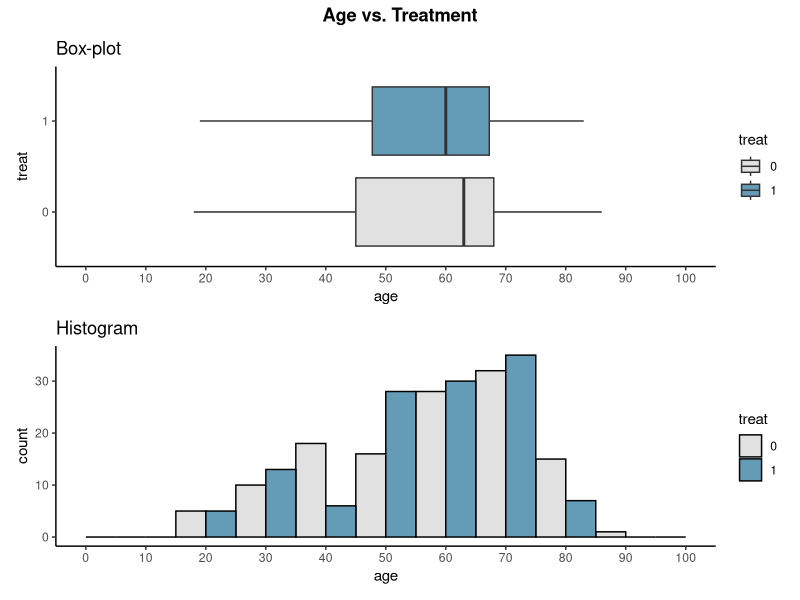
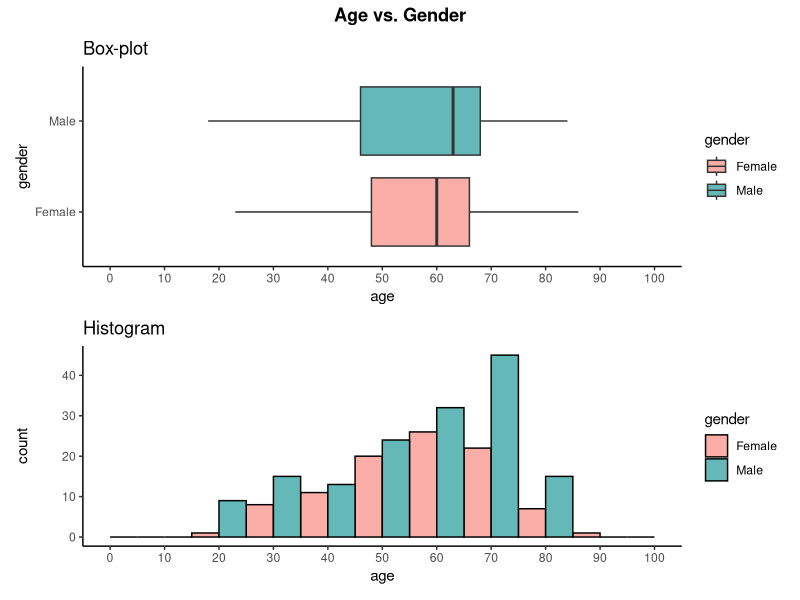
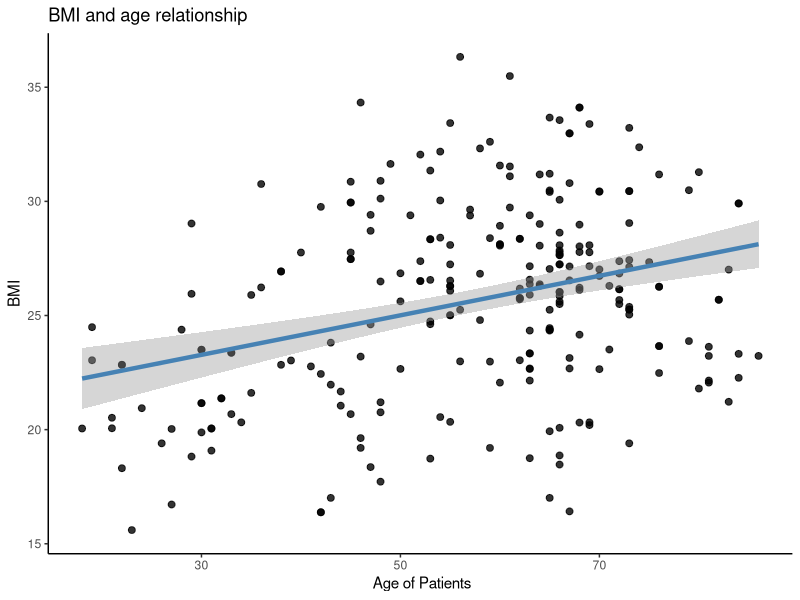
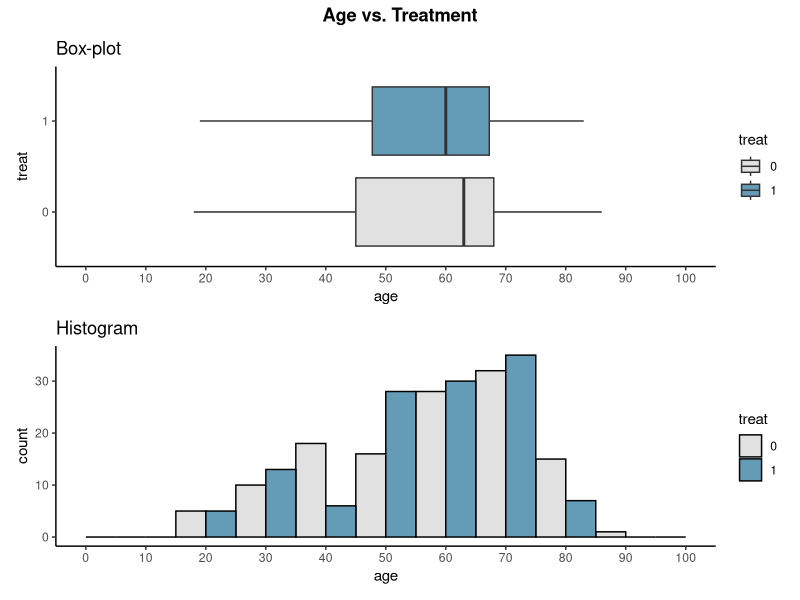
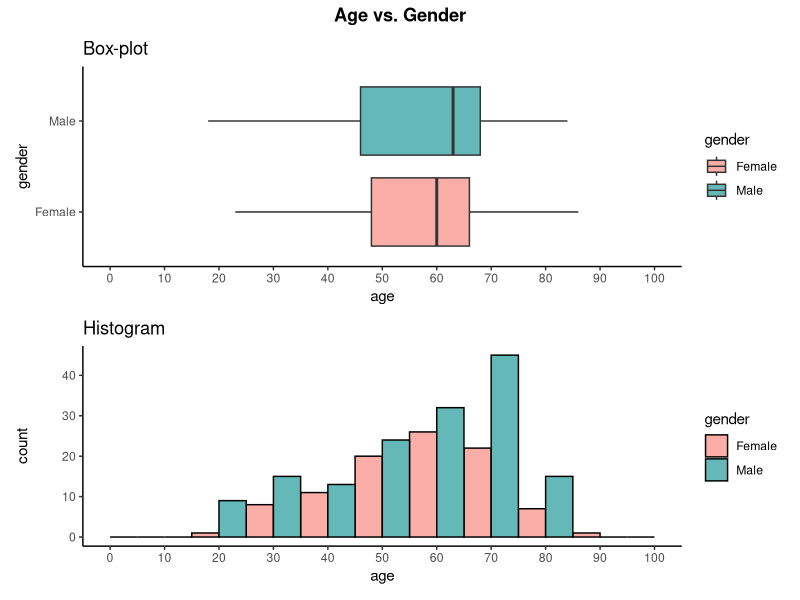
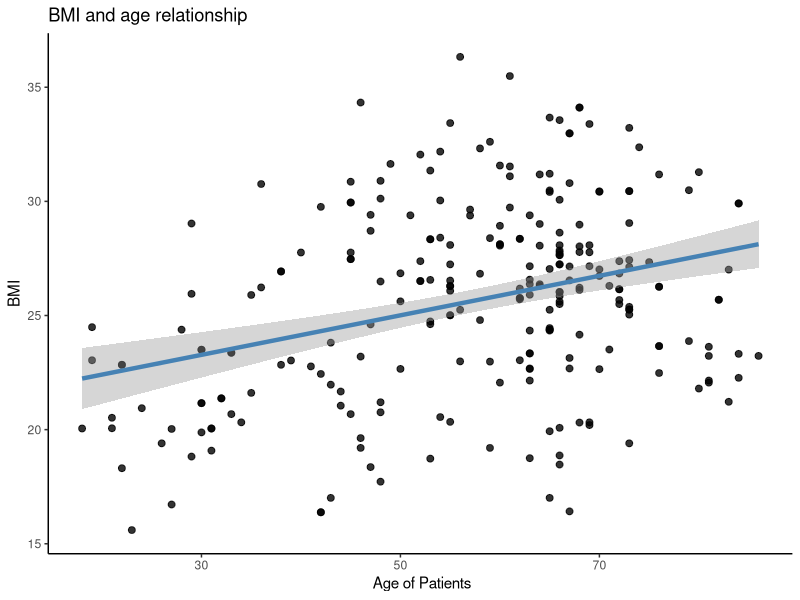

Write the R code that produced these figures, in order.
#   T Are there any correlated measurements?

#Load libraries
library(here)
library(tidyverse)
library(ggplot2)
library(patchwork)

data <- read.csv2(here("DATA", "clean_data.csv"))

# Ensure correct variable types
data <- data %>%
  mutate(ASA_score = as.factor(ASA_score),
         Mallampati_score = as.factor(Mallampati_score),
         smoking = as.factor(smoking),
         preOp_pain = as.factor(preOp_pain),
         treat = as.factor(treat),
         pacu30min_throatPain = as.factor(pacu30min_throatPain),
         pacu90min_throatPain = as.factor(pacu90min_throatPain),
         postOp4hour_throatPain = as.factor(postOp4hour_throatPain),
         pod1am_throatPain = as.factor(pod1am_throatPain),
         pacu30min_cough = as.factor(pacu30min_cough),
         pacu90min_cough = as.factor(pacu90min_cough),
         postOp4hour_cough = as.factor(postOp4hour_cough),
         pod1am_cough = as.factor(pod1am_cough),
         extubation_cough = as.factor(extubation_cough))

#----- Does the age distribution depend on `treat`? --------------------------------------

# Set 'treat' as factor
data$treat <- factor(data$treat)

# Boxplot Age vs. Treat 
boxplot_treat <- ggplot(data, aes(x = treat, y = age, fill = treat)) +
  geom_boxplot() +
  scale_fill_manual(values = c("0" = "#E1E1E1", "1" = "#649CB8")) +
  scale_y_continuous(breaks = c(0, 10, 20, 30, 40, 50, 60, 70, 80, 90, 100), limits = c(0, 100)) +
  labs(title = "Box-plot") +
  theme_classic() +
  coord_flip()  

# Histogram Age vs. Treat 
histogram_treat <- ggplot(data, aes(y = age, fill = treat)) +
  geom_histogram(binwidth = 10, position = "dodge", color = "black") +
  scale_fill_manual(values = c("0" = "#E1E1E1", "1" = "#649CB8")) +
  scale_y_continuous(breaks = c(0, 10, 20, 30, 40, 50, 60, 70, 80, 90, 100), limits = c(0, 100)) +
  labs(title = "Histogram") +
  theme_classic() +
  coord_flip()  

# Combine plots 
Age_vs_treat_plot <- (boxplot_treat / histogram_treat) + 
  plot_annotation(
    title = "Age vs. Treatment",
    theme = theme(plot.title = element_text(hjust = 0.5, face = "bold"))
  )

# Display the plot
Age_vs_treat_plot

ggsave(here("Figures", "Age_vs_Treat_Plot.png"), plot = Age_vs_treat_plot)

# Conclusion: the distribution of age does not appear to depend on treatment.

#----- Does the age distribution of the patients depend on their sex (`gender`)?--------

# Boxplot: Age vs. Gender
boxplot_gender <- ggplot(data, aes(x = gender, y = age, fill = gender)) +
  geom_boxplot() +
  scale_fill_manual(values = c("Female" = "#FBADA7", "Male" = "#64B8B8")) +
  scale_y_continuous(breaks = c(0, 10, 20, 30, 40, 50, 60, 70, 80, 90, 100), limits = c(0, 100)) +
  labs(title = "Box-plot") +
  theme_classic() +
  coord_flip() 

# Histogram: Age vs. Gender
histogram_gender <- ggplot(data, aes(y = age, fill = gender)) +
  geom_histogram(binwidth = 10, position = "dodge", color = "black") +
  scale_fill_manual(values = c("Female" = "#FBADA7", "Male" = "#64B8B8")) +
  scale_y_continuous(breaks = c(0 ,10, 20, 30, 40, 50, 60, 70, 80, 90, 100), limits = c(0, 100)) +
  labs(title = "Histogram") +
  theme_classic() +
  coord_flip() 

# Combine plots 
Age_vs_gender_plot <- (boxplot_gender / histogram_gender)  + 
  plot_annotation(
    title = "Age vs. Gender",
    theme = theme(plot.title = element_text(hjust = 0.5, face = "bold"))
  )

# Display the plot
Age_vs_gender_plot

# Conclusion: The distribution of age does not appear to depend on gender.

# Save plot in folder Figures
ggsave(here("Figures", "Age_vs_gender_plot.png"), plot = Age_vs_gender_plot)

# ---- Do BMI and age have a linear relationship? ----

Regresssion_plot <- ggplot(data,aes(x=age,y=as.numeric(BMI))) +
  geom_point(alpha=0.8, size = 2) + 
  geom_smooth(method="lm", color="steelblue",se=TRUE, size =1.5) + 
  labs(title="BMI and age relationship",
       x=" Age of Patients",
       y= "BMI") + 
  theme_classic()


# Display the plot
Regresssion_plot

# Conclusion: it appears to be a linear relationship between BMI and age. 

# Save plot in folder Figures
ggsave(here("Figures", "Regresssion_plot.png"), plot = Regresssion_plot )

# ---- Does the preoperative pain change with age of the patients?

sum(data$preOp_pain == 1)
sum(data$preOp_pain != 1)

# Conclusion: Only two patients (out of 249) had preoperative pain -
# there is insufficient data to test for a relationship.

###############################
###   Statistical analysis ####
###############################

# ---- Does the treatment depend on the preoperative smoking? ----

# We are using logistic regression (GLM) because 'treat' is categorical (0 = Sugar, 1 = Licorice).

# Question: Does the treatment depend on the preoperative smoking?
logistic_model <- glm(data$treat ~ data$smoking, family = binomial())
summary(logistic_model)
# Conclusion: # The likelihood of receiving licorice treatment do not depend on Preoperative smoking status.
# P > 0.05


# ---- Does the treatment depend on the gender of the patient? ----




# ---- Does the treatment depend on whether the patient had a preoperative pain? ----




# ---- According to the data, was the treatment with licorice gargle reducing the risk of post operative throat pain? ----
  
# Coughing 30 minutes after PACU arrival
model_pacu30min_throatPain <- glm(pacu30min_throatPain ~ treat, data = data, family = binomial)
summary(model_pacu30min_throatPain)
# Conclusion: Licorice treatment significantly reduces throat pain 30 minutes after surgery.
# P < 0.05

# Coughing 90 minutes after PACU arrival
model_pacu90min_throatPain <- glm(pacu90min_throatPain ~ treat, data = data, family = binomial)
summary(model_pacu90min_throatPain)
# Conclusion: Licorice treatment significantly reduces throat pain 90 minutes after surgery.
# P < 0.05

# Coughing 4 hours after surgery
model_postOp4hour_throatPain <- glm(postOp4hour_throatPain ~ treat, data = data, family = binomial)
summary(model_postOp4hour_throatPain)
# Conclusion: Licorice treatment significantly reduces throat pain 4 hours after surgery.
# P < 0.05

# Coughing on the first postoperative morning
model_pod1am_throatPain <- glm(pod1am_throatPain ~ treat, data = data, family = binomial)
summary(model_pod1am_throatPain)
# Conclusion: Licorice treatment significantly reduces throat pain on the first postoperative morning.
# P < 0.05
